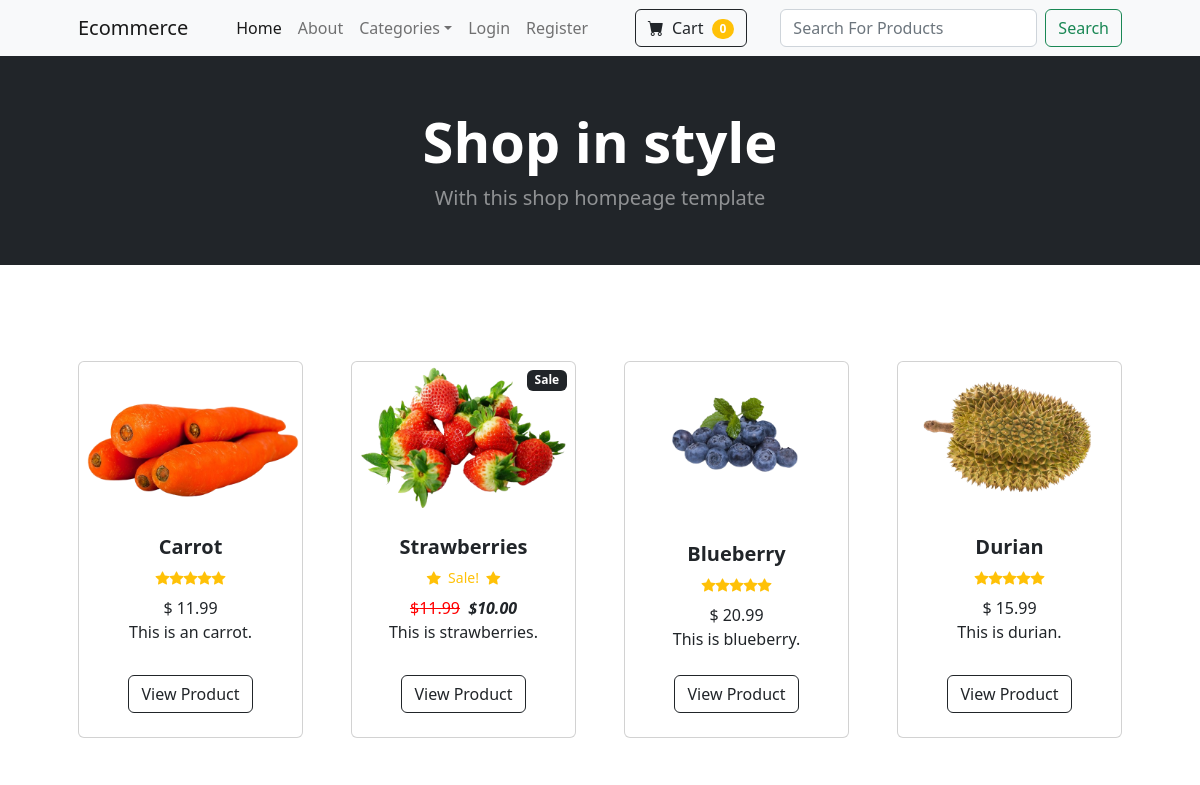
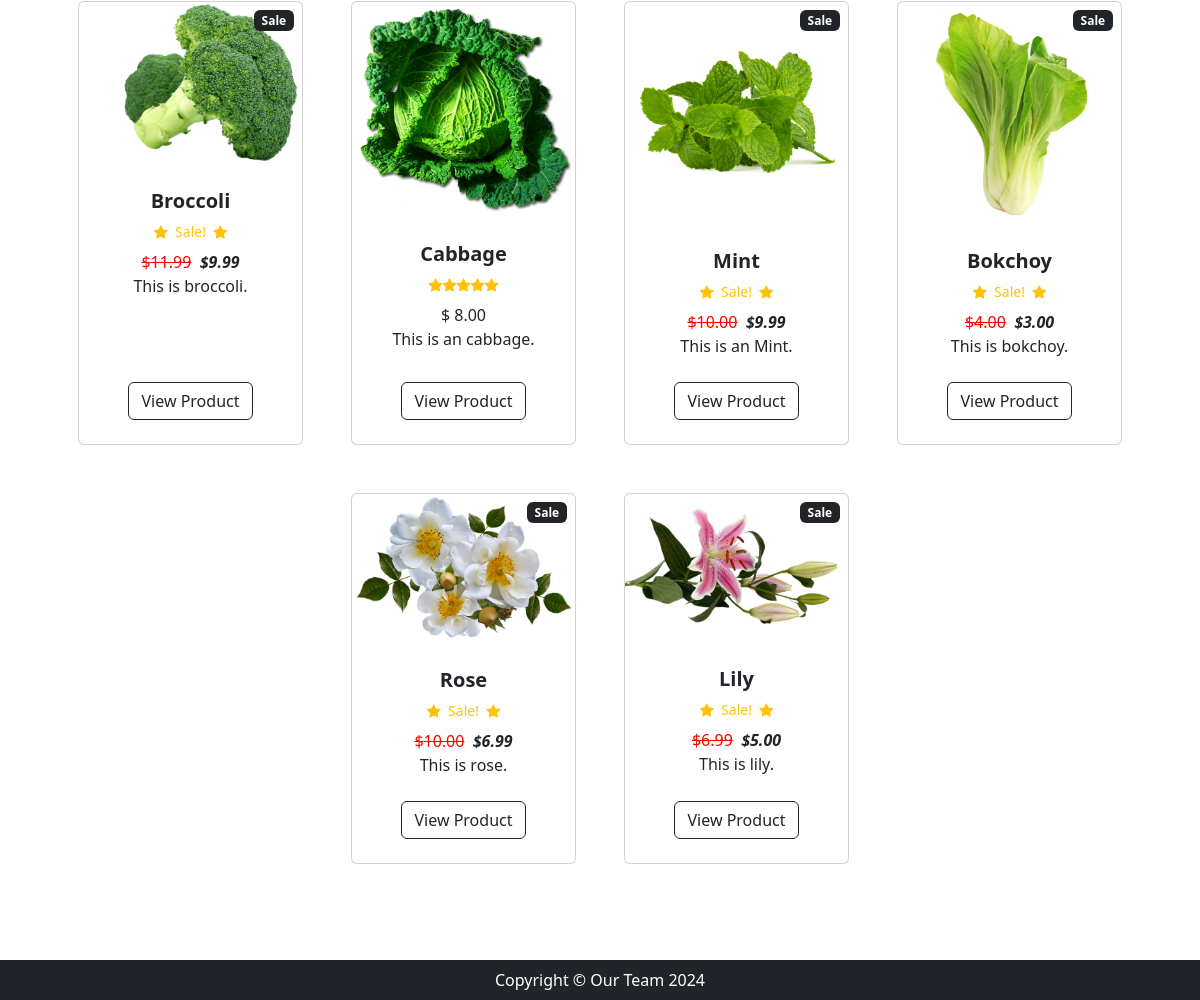
The page / on the database its author committed (2 pictures, top to bottom).
### store/models.py (models this page shows, shortened)
class Product(models.Model):
    name = models.CharField(max_length=100)
    price = models.DecimalField(default=0, decimal_places=2, max_digits=6) #max_digits=6 -> 1234.56
    category = models.ForeignKey(Category, on_delete=models.CASCADE, default=1)
    description = models.CharField(max_length=250, default='', blank=True, null=True)
    image = models.ImageField(upload_to='uploads/product/')
    is_sale = models.BooleanField(default=False)
    sale_price = models.DecimalField(default=0, decimal_places=2, max_digits=6)

### store/views.py (the view)
# urls.py: path('', views.home, name='home'),
def home(request):
    products = Product.objects.all()
    return render(request, 'home.html', {'products':products})

### cart/cart.py (called while the page is built)
    def __len__(self):
        return len(self.cart)

### cart/context_processors.py (called while the page is built)
def cart(request):
    return{'cart': Cart(request)}    # Return the default data from our Cart

### store/templates/home.html
{% extends 'base.html' %}
{% block content %}
        <header class="bg-dark py-1">
            <div class="container px-4 px-lg-5 my-5">
                <div class="text-center text-white">
                    <h1 class="display-4 fw-bolder">Shop in style</h1>
                    <p class="lead fw-normal text-white-50 mb-0">With this shop hompeage template</p>
                </div>
            </div>
        </header>
        <section class="py-5">
            <div class="container px-4 px-lg-5 mt-5">
                <div class="row gx-4 gx-lg-5 row-cols-2 row-cols-md-3 row-cols-xl-4 justify-content-center">
                    {% for product in products %}
                        {% if product.is_sale %}
                            <div class="col mb-5">
                                <div class="card h-100">
                                    <div class="badge bg-dark text-white position-absolute" style="top: 0.5rem; right: 0.5rem">Sale</div>
                                    <img class="card-img-top" src="{{ product.image.url }}" alt="{{product.image}}" />
                                    <div class="card-body p-4">
                                        <div class="text-center">
                                            <h5 class="fw-bolder">{{ product.name }}</h5>
                                            <div class="d-flex justify-content-center small text-warning mb-2">
                                                <div class="bi-star-fill"></div>
                                                &nbsp;&nbsp;Sale!&nbsp;&nbsp;
                                                <div class="bi-star-fill"></div>
                                            </div>
                                            <strike style="color: red;">${{ product.price }}</strike>&nbsp;
                                            <b><em>${{ product.sale_price }}</em></b><br>
                                            {{ product.description }}
                                        </div>
                                    </div>
                                    <div class="card-footer p-4 pt-0 border-top-0 bg-transparent">
                                        <div class="text-center"><a class="btn btn-outline-dark mt-auto" href="{% url 'product' product.id %}">View Product</a></div>
                                    </div>
                                </div>
                            </div>
                        {% else %}
                            <div class="col mb-5">
                                <div class="card h-100">
                                    <img class="card-img-top" src="{{ product.image.url }}" alt="{{product.image}}" />
                                    <div class="card-body p-4">
                                        <div class="text-center">
                                            <h5 class="fw-bolder">{{ product.name }}</h5>
                                            <div class="d-flex justify-content-center small text-warning mb-2">
                                                <div class="bi-star-fill"></div>
                                                <div class="bi-star-fill"></div>
                                                <div class="bi-star-fill"></div>
                                                <div class="bi-star-fill"></div>
                                                <div class="bi-star-fill"></div>
                                            </div>
                                            $   {{ product.price }}<br>
                                            {{ product.description }}
                                        </div>
                                    </div>
                                    <div class="card-footer p-4 pt-0 border-top-0 bg-transparent">
                                        <div class="text-center"><a class="btn btn-outline-dark mt-auto" href="{% url 'product' product.id %}">View Product</a></div>
                                    </div>
                                </div>
                            </div>
                        {% endif %}
                    {% endfor %}
                </div>
            </div>
        </section>
{% endblock content %}

### store/templates/base.html (shortened to what this page needs)
{% load static %}
<!DOCTYPE html>
<html lang="en">
    <head>
        <link href="https://cdn.jsdelivr.net/npm/bootstrap-icons@1.5.0/font/bootstrap-icons.css" rel="stylesheet" />
        <link href="{% static 'css/styles.css'%}" rel="stylesheet" />
    </head>
    <body>
        {% include 'navbar.html' %}
        {% block content %}
        {% endblock content %}
        <footer class="py-2 bg-dark">
            <div class="container"><p class="m-0 text-center text-white">Copyright &copy; Our Team 2024</p></div>
        </footer>
    </body>
</html>

### store/templates/navbar.html (shortened to what this page needs)
<nav class="navbar navbar-expand-lg navbar-light bg-light">
    <div class="container px-4 px-lg-5">
        <a class="navbar-brand" href="{% url 'home' %}">Ecommerce</a>
        <div class="collapse navbar-collapse" id="navbarSupportedContent">
            <ul class="navbar-nav me-auto mb-2 mb-lg-0 ms-lg-4">
                <li class="nav-item"><a class="nav-link active" aria-current="page" href="{% url 'home' %}">Home</a></li>
                <li class="nav-item"><a class="nav-link" href="{% url 'about' %}">About</a></li>
                <li class="nav-item dropdown">
                    <a class="nav-link dropdown-toggle" id="navbarDropdown" href="#" role="button" data-bs-toggle="dropdown" aria-expanded="false">Categories</a>
                </li>
            {% if user.is_authenticated %}
                <li class="nav-item dropdown">
                    <a class="nav-link dropdown-toggle" id="navbarDropdown" href="#" role="button" data-bs-toggle="dropdown" aria-expanded="false">Profile</a>
                    <ul class="dropdown-menu" aria-labelledby="navbarDropdown">
                        <li><a class="dropdown-item" href="{% url 'update_user' %}">User Profile</a></li>
                        <li><hr class="dropdown-divider" /></li>
                        <li><a class="dropdown-item" href="{% url 'update_info' %}">User Info</a></li>
                    </ul>
                </li>
                {% if user.is_superuser %}
                <li class="nav-item dropdown">
                    <a class="nav-link dropdown-toggle" id="navbarDropdown" href="#" role="button" data-bs-toggle="dropdown" aria-expanded="false">Orders</a>
                    <ul class="dropdown-menu" aria-labelledby="navbarDropdown">
                        <li><a class="dropdown-item" href="{% url 'shipped_dash' %}">shipped Orders</a></li>
                        <li><hr class="dropdown-divider" /></li>
                        <li><a class="dropdown-item" href="{% url 'not_shipped_dash' %}">Un-Shipped Orders</a></li>
                    </ul>
                </li>
                {% endif %}
                <li class="nav-item"><a style="color: red;" class="nav-link" href="{% url 'logout' %}">Logout</a></li>
            {% else %}
                <li class="nav-item"><a class="nav-link" href="{% url 'login' %}">Login</a></li>
                <li class="nav-item"><a class="nav-link" href="{% url 'register' %}">Register</a></li>
            {% endif %}
            </ul>
            <form class="d-flex">
                <a href="{% url 'cart_summary' %}" class="btn btn-outline-dark">
                    <i class="bi-cart-fill me-1"></i>
                    Cart
                    <span class="badge bg-warning text-white ms-1 rounded-pill" id="cart_quantity">{{ cart|length }}</span>
                </a>
            </form>
            <form method="POST" action="{% url 'search' %}" class="d-flex" role="search">
                <input class="form-control me-2" type="text" placeholder="Search For Products" name="searched" required>
                <button class="btn btn-outline-success" type="submit">Search</button>
            </form>
        </div>
    </div>
</nav>

### rows shown on the page
Product: image (picture), name "Carrot", price "11.99", description "This is an carrot."
Product: image (picture), name "Strawberries", price "11.99", sale_price "10.00", description "This is strawberries."
Product: image (picture), name "Blueberry", price "20.99", description "This is blueberry."
Product: image (picture), name "Durian", price "15.99", description "This is durian."
Product: image (picture), name "Broccoli", price "11.99", sale_price "9.99", description "This is broccoli."
Product: image (picture), name "Cabbage", price "8.00", description "This is an cabbage."
Product: image (picture), name "Mint", price "10.00", sale_price "9.99", description "This is an Mint."
Product: image (picture), name "Bokchoy", price "4.00", sale_price "3.00", description "This is bokchoy."
Product: image (picture), name "Rose", price "10.00", sale_price "6.99", description "This is rose."
Product: image (picture), name "Lily", price "6.99", sale_price "5.00", description "This is lily."

### other values the page prints
{{ cart|length }} "0"
